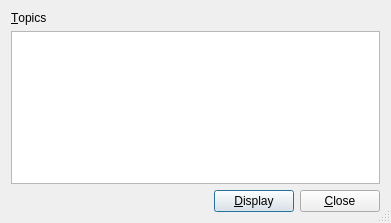
<ui version="4.0" >
 <comment>*********************************************************************
**
** Copyright (C) 1992-2008 Trolltech ASA. All rights reserved.
**
** This file is part of the Qt Assistant of the Qt Toolkit.
**
** This file may be used under the terms of the GNU General Public
** License versions 2.0 or 3.0 as published by the Free Software
** Foundation and appearing in the files LICENSE.GPL2 and LICENSE.GPL3
** included in the packaging of this file.  Alternatively you may (at
** your option) use any later version of the GNU General Public
** License if such license has been publicly approved by Trolltech ASA
** (or its successors, if any) and the KDE Free Qt Foundation. In
** addition, as a special exception, Trolltech gives you certain
** additional rights. These rights are described in the Trolltech GPL
** Exception version 1.2, which can be found at
** http://www.trolltech.com/products/qt/gplexception/ and in the file
** GPL_EXCEPTION.txt in this package.
**
** Please review the following information to ensure GNU General
** Public Licensing requirements will be met:
** http://trolltech.com/products/qt/licenses/licensing/opensource/. If
** you are unsure which license is appropriate for your use, please
** review the following information:
** http://trolltech.com/products/qt/licenses/licensing/licensingoverview
** or contact the sales department at sales@trolltech.com.
**
** In addition, as a special exception, Trolltech, as the sole
** copyright holder for Qt Designer, grants users of the Qt/Eclipse
** Integration plug-in the right for the Qt/Eclipse Integration to
** link to functionality provided by Qt Designer and its related
** libraries.
**
** This file is provided "AS IS" with NO WARRANTY OF ANY KIND,
** INCLUDING THE WARRANTIES OF DESIGN, MERCHANTABILITY AND FITNESS FOR
** A PARTICULAR PURPOSE. Trolltech reserves all rights not expressly
** granted herein.
**
** This file is provided AS IS with NO WARRANTY OF ANY KIND, INCLUDING THE
** WARRANTY OF DESIGN, MERCHANTABILITY AND FITNESS FOR A PARTICULAR PURPOSE.
**
*********************************************************************</comment>
 <class>TopicChooser</class>
 <widget class="QDialog" name="TopicChooser" >
  <property name="geometry" >
   <rect>
    <x>0</x>
    <y>0</y>
    <width>391</width>
    <height>223</height>
   </rect>
  </property>
  <property name="windowTitle" >
   <string>Choose Topic</string>
  </property>
  <property name="whatsThis" >
   <string>Select a topic from the list and click the &lt;b>Display&lt;/b>-button to open the online help.</string>
  </property>
  <property name="sizeGripEnabled" >
   <bool>true</bool>
  </property>
  <layout class="QVBoxLayout" >
   <property name="spacing" >
    <number>6</number>
   </property>
   <property name="leftMargin" >
    <number>11</number>
   </property>
   <property name="topMargin" >
    <number>11</number>
   </property>
   <property name="rightMargin" >
    <number>11</number>
   </property>
   <property name="bottomMargin" >
    <number>11</number>
   </property>
   <item>
    <widget class="QLabel" name="label" >
     <property name="text" >
      <string>&amp;Topics</string>
     </property>
     <property name="buddy" >
      <cstring>listbox</cstring>
     </property>
    </widget>
   </item>
   <item>
    <widget class="QListWidget" name="listbox" >
     <property name="whatsThis" >
      <string>Displays a list of available help topics for the keyword.</string>
     </property>
    </widget>
   </item>
   <item>
    <layout class="QHBoxLayout" >
     <property name="spacing" >
      <number>6</number>
     </property>
     <property name="leftMargin" >
      <number>0</number>
     </property>
     <property name="topMargin" >
      <number>0</number>
     </property>
     <property name="rightMargin" >
      <number>0</number>
     </property>
     <property name="bottomMargin" >
      <number>0</number>
     </property>
     <item>
      <spacer>
       <property name="orientation" >
        <enum>Qt::Horizontal</enum>
       </property>
       <property name="sizeType" >
        <enum>QSizePolicy::Expanding</enum>
       </property>
       <property name="sizeHint" >
        <size>
         <width>20</width>
         <height>20</height>
        </size>
       </property>
      </spacer>
     </item>
     <item>
      <widget class="QPushButton" name="buttonDisplay" >
       <property name="whatsThis" >
        <string>Open the topic selected in the list.</string>
       </property>
       <property name="text" >
        <string>&amp;Display</string>
       </property>
       <property name="autoDefault" >
        <bool>true</bool>
       </property>
       <property name="default" >
        <bool>true</bool>
       </property>
      </widget>
     </item>
     <item>
      <widget class="QPushButton" name="buttonCancel" >
       <property name="whatsThis" >
        <string>Close the Dialog.</string>
       </property>
       <property name="text" >
        <string>&amp;Close</string>
       </property>
       <property name="autoDefault" >
        <bool>true</bool>
       </property>
      </widget>
     </item>
    </layout>
   </item>
  </layout>
 </widget>
 <resources/>
 <connections/>
</ui>
